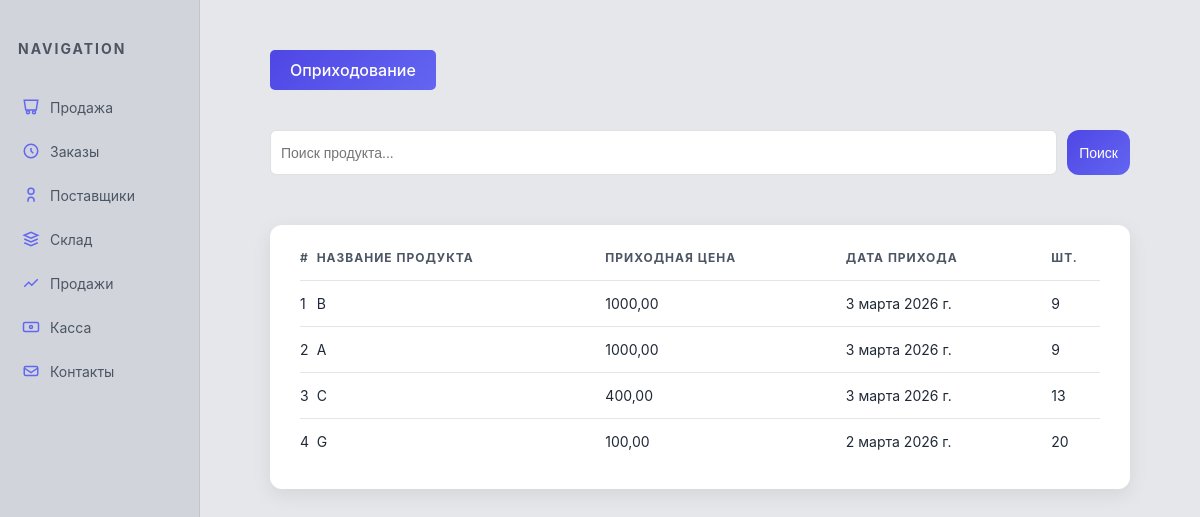
Page /glavn/product/ on the committed database.
### program/models.py (models this page shows)
class Product(models.Model):
    product = models.CharField(max_length=100)
    prih_cen = models.DecimalField(max_digits=12, decimal_places=2)
    prih_date = models.DateField()
    count = models.SmallIntegerField()

### program/views.py (the view)
# urls.py: path('product/', views.products),
def products(req):
    data = Product.objects.all()
    if req.method == 'POST':
        text_poisk = req.POST.get("text_poisk")
        data = Product.objects.filter(product=text_poisk)
    data_list = Product.objects.all().order_by("product")
    return render(req, 'program/products.html', {'data': data, "data_list": data_list})

### program/templates/program/products.html (shortened to what this page needs)
<!DOCTYPE html>
<html lang="ru">
<head>
</head>
<body>
<div class="sidebar">
    <h2>Navigation</h2>
    <ul>
        <li><a href="/glavn/prodaj/"><svg fill="none" stroke="currentColor" viewBox="0 0 24 24"><path d="M3 3h18l-2 13H5L3 3z"/><path d="M16 21a2 2 0 100-4 2 2 0 000 4zM8 21a2 2 0 100-4 2 2 0 000 4z"/></svg>Продажа</a></li>
        <li><a href="/glavn/zakaz/"><svg fill="none" stroke="currentColor" viewBox="0 0 24 24"><path d="M12 8v4l3 3"/><circle cx="12" cy="12" r="9"/></svg>Заказы</a></li>
        <li><a href="/glavn/postav/"><svg fill="none" stroke="currentColor" viewBox="0 0 24 24"><path d="M16 21v-2a4 4 0 00-8 0v2"/><circle cx="12" cy="7" r="4"/></svg>Поставщики</a></li>
        <li><a href="/glavn/product/"><svg fill="none" stroke="currentColor" viewBox="0 0 24 24"><path d="M3 7l9-4 9 4-9 4-9-4z"/><path d="M3 17l9 4 9-4"/><path d="M3 12l9 4 9-4"/></svg>Склад</a></li>
        <li><a href="/glavn/prod/"><svg fill="none" stroke="currentColor" viewBox="0 0 24 24"><path d="M3 17l6-6 4 4 8-8"/></svg>Продажи</a></li>
        <li><a href="/glavn/cash/"><svg fill="none" stroke="currentColor" viewBox="0 0 24 24"><rect x="2" y="6" width="20" height="12" rx="2"/><circle cx="12" cy="12" r="2"/></svg>Касса</a></li>
        <li><a href="/glavn/contacts/"><svg fill="none" stroke="currentColor" viewBox="0 0 24 24"><path d="M21 8a2 2 0 00-2-2H5a2 2 0 00-2 2v8a2 2 0 002 2h14a2 2 0 002-2V8z"/><path d="M3 8l9 6 9-6"/></svg>Контакты</a></li>
    </ul>
</div>
<div class="main">
    <a class="btn" href="/glavn/add_product/"
        style="text-decoration: none; display:inline-block; padding:10px 20px; background-color:#007bff; color:white; border-radius:5px; margin-bottom:20px;">
        Оприходование
    </a>
    <br><br>
    <form method="post" style="margin-bottom:30px;">
        <input type="text" name="text_poisk" list="product" placeholder="Поиск продукта..." required
            style="width:150px; height:45px; padding:5px 10px; font-size:14px; border-radius:6px; border:1px solid rgba(0,0,0,0.12);">
        <button type="submit" class="btn" style="height:45px; padding:5px 12px; font-size:14px;">Поиск</button>
    </form>
    <div class="table-wrapper">
        <table>
            <tr>
                <th>#</th>
                <th>Название продукта</th>
                <th>Приходная цена</th>
                <th>Дата прихода</th>
                <th>Шт.</th>
            </tr>
            {% for i in data %}
                <tr>
                    <td>{{ forloop.counter }}</td>
                    <td>{{ i.product }}</td>
                    <td>{{ i.prih_cen }}</td>
                    <td>{{ i.prih_date }}</td>
                    <td>{{ i.count }}</td>
                </tr>
            {% endfor %}
        </table>
    </div>
</div>
</body>
</html>

### program/templates/program/products.html (style rules this page uses)
:root { --bg-main: #e5e7eb; --bg-sidebar: #d1d5db; --bg-card: #ffffff; --accent: #4f46e5; --accent-light: #6366f1; --text-main: #1f2937; --text-muted: #4b5563; }
* { margin:0; padding:0; box-sizing:border-box; }
body { font-family: 'Inter', sans-serif; background: var(--bg-main); color: var(--text-main); display: flex; min-height: 100vh; }
.sidebar { width: 200px; background: var(--bg-sidebar); padding: 40px 18px; position: fixed; height: 100%; border-right: 1px solid rgba(0,0,0,0.08); }
.sidebar h2 { font-size: 14px; letter-spacing: 2px; text-transform: uppercase; color: var(--text-muted); margin-bottom: 35px; }
.sidebar ul { list-style:none; }
.sidebar li { margin-bottom: 14px; }
.sidebar a { display: flex; align-items: center; gap: 10px; text-decoration: none; color: var(--text-muted); font-size: 14px; padding: 6px 4px; border-radius: 6px; transition: 0.25s ease; }
.sidebar svg { width: 18px; height: 18px; stroke-width: 2; stroke: var(--accent-light); transition: 0.25s ease; }
.main { margin-left: 200px; width: 100%; padding: 50px 70px; }
.btn { background: linear-gradient(135deg, var(--accent), var(--accent-light)); color: white; border: none; padding: 12px 24px; border-radius: 12px; cursor: pointer; font-weight: 500; margin-bottom: 20px; transition: transform 0.2s ease, box-shadow 0.2s ease; }
form { display: flex; gap: 10px; margin-bottom: 30px; }
input[type="text"], select { padding: 10px; border-radius: 8px; border: 1px solid rgba(0,0,0,0.12); font-size: 14px; flex: 1; }
.table-wrapper { background: var(--bg-card); border-radius: 12px; padding: 25px 30px; box-shadow: 0 6px 20px rgba(0,0,0,0.08); }
table { width: 100%; border-collapse: collapse; }
th { text-align: left; font-size: 12px; text-transform: uppercase; letter-spacing: 1px; color: var(--text-muted); padding-bottom: 15px; }
td { padding: 14px 0; border-top: 1px solid rgba(0,0,0,0.1); font-size: 14px; }

### rows in the picture
Product: product "B", prih_cen "1000,00", prih_date "3 марта 2026 г.", count "9"
Product: product "A", prih_cen "1000,00", prih_date "3 марта 2026 г.", count "9"
Product: product "C", prih_cen "400,00", prih_date "3 марта 2026 г.", count "13"
Product: product "G", prih_cen "100,00", prih_date "2 марта 2026 г.", count "20"
